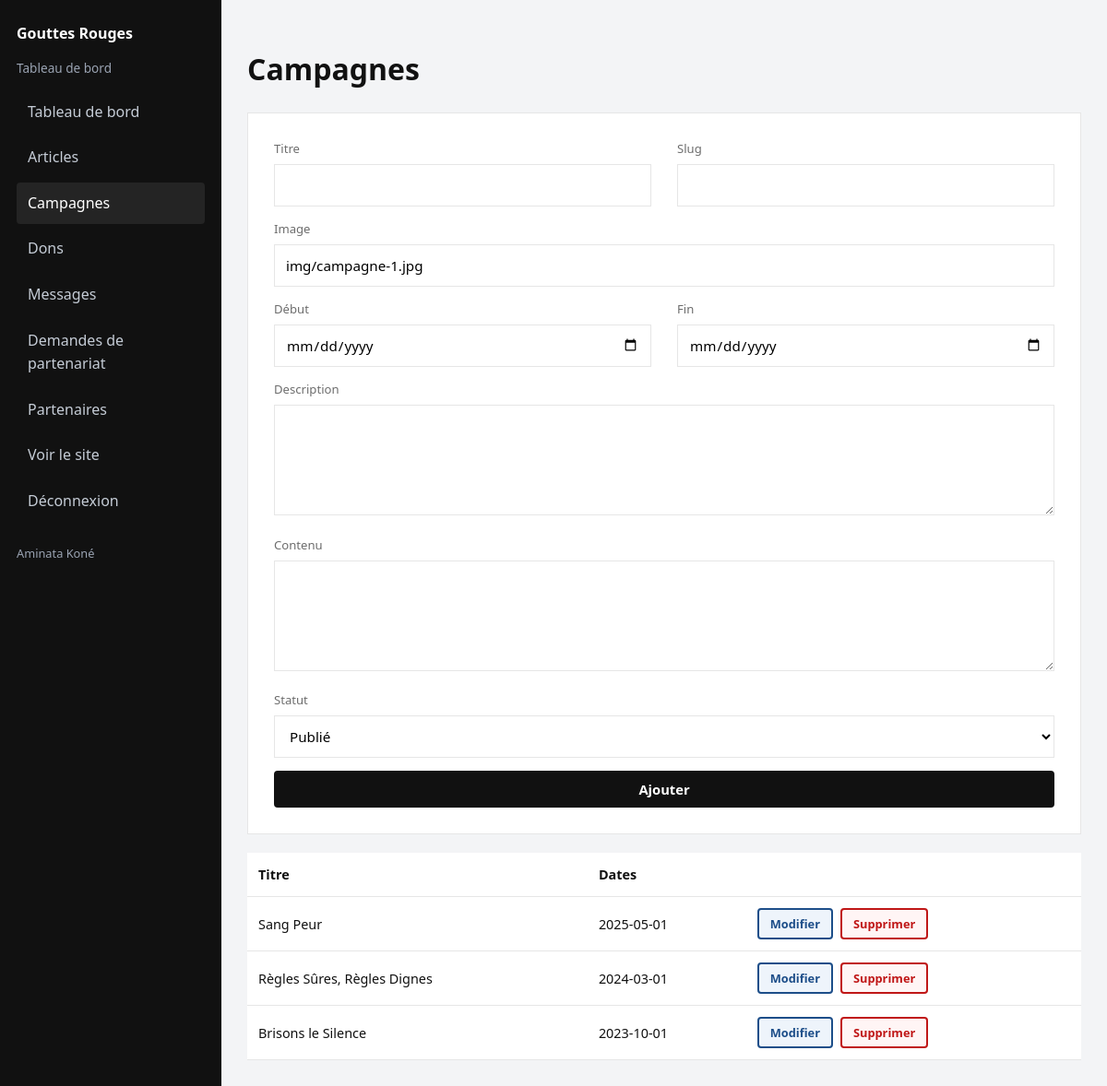
Page /admin/campagnes.php (signed in) on the committed database.
### tables this page shows
CREATE TABLE campagnes (
  id INT UNSIGNED AUTO_INCREMENT PRIMARY KEY,
  titre VARCHAR(180) NOT NULL,
  slug VARCHAR(180) NOT NULL UNIQUE,
  image VARCHAR(255) DEFAULT NULL,
  description TEXT,
  contenu MEDIUMTEXT,
  date_debut DATE DEFAULT NULL,
  date_fin DATE DEFAULT NULL,
  statut ENUM('brouillon','publie') DEFAULT 'publie',
  created_at TIMESTAMP DEFAULT CURRENT_TIMESTAMP
);

### includes/functions.php (called while the page is built, shortened)
<?php
require_once __DIR__ . '/db.php';
function e(?string $value): string
{
    return htmlspecialchars((string) $value, ENT_QUOTES, 'UTF-8');
}

### includes/db.php (called while the page is built, shortened)
<?php
function pdo(): ?PDO
{
    static $pdo = null;
    static $attempted = false;
    if ($attempted) {
        return $pdo;
    }
    try {
        $pdo = new PDO(
            'mysql:host=' . DB_HOST . ';dbname=' . DB_NAME . ';charset=' . DB_CHARSET,
            DB_USER,
            DB_PASS,
            [
                PDO::ATTR_ERRMODE => PDO::ERRMODE_EXCEPTION,
                PDO::ATTR_DEFAULT_FETCH_MODE => PDO::FETCH_ASSOC,
                PDO::ATTR_EMULATE_PREPARES => false,
            ]
        );
    } catch (Throwable $e) {
        $pdo = null;
    }
    return $pdo;
}
function db_all(string $sql, array $params = []): array
{
    $db = pdo();
    $stmt = $db->prepare($sql);
    $stmt->execute($params);
    return $stmt->fetchAll();
}

### admin/campagnes.php (the view, shortened to what this page needs)
<?php
$db = pdo();
$edit = ($db && isset($_GET['edit'])) ? db_one('SELECT * FROM campagnes WHERE id = ?', [(int) $_GET['edit']]) : null;
$campagnes = $db ? db_all('SELECT * FROM campagnes ORDER BY date_debut DESC') : fallback_campagnes();
require __DIR__ . '/includes/header.php';
?>
<?php if ($db): ?>
<form class="card" method="post" style="margin:20px 0">
  <div class="grid-2">
    <div class="field"><label>Titre</label><input name="titre" required value="<?= e($edit['titre'] ?? '') ?>"></div>
    <div class="field"><label>Slug</label><input name="slug" required value="<?= e($edit['slug'] ?? '') ?>"></div>
  </div>
  <div class="field"><label>Image</label><input name="image" value="<?= e($edit['image'] ?? 'img/campagne-1.jpg') ?>"></div>
  <div class="grid-2">
    <div class="field"><label>Début</label><input type="date" name="date_debut" value="<?= e($edit['date_debut'] ?? '') ?>"></div>
    <div class="field"><label>Fin</label><input type="date" name="date_fin" value="<?= e($edit['date_fin'] ?? '') ?>"></div>
  </div>
  <div class="field"><label>Description</label><textarea name="description"><?= e($edit['description'] ?? '') ?></textarea></div>
  <div class="field"><label>Contenu</label><textarea name="contenu"><?= e($edit['contenu'] ?? '') ?></textarea></div>
  <div class="field">
    <label>Statut</label>
    <select name="statut">
      <option value="publie">Publié</option>
    </select>
  </div>
  <button class="btn btn-save" type="submit"><?= $edit ? 'Mettre à jour' : 'Ajouter' ?></button>
</form>
<?php endif; ?>
<table class="data">
  <thead><tr><th>Titre</th><th>Dates</th><th></th></tr></thead>
  <tbody>
  <?php foreach ($campagnes as $campagne): ?>
    <tr>
      <td><?= e($campagne['titre']) ?></td>
      <td><?= e($campagne['date_debut'] ?? '') ?></td>
      <td>
        <?php if ($db && isset($campagne['id'])): ?>
          <div class="admin-actions">
            <a class="btn btn-edit" href="?edit=<?= (int) $campagne['id'] ?>">Modifier</a>
            <form method="post" onsubmit="return confirm('Supprimer ?')">
              <button class="btn btn-danger" type="submit">Supprimer</button>
            </form>
          </div>
        <?php endif; ?>
      </td>
    </tr>
  <?php endforeach; ?>
  </tbody>
</table>
<?php require __DIR__ . '/includes/footer.php'; ?>

### assets/css/style.css (style rules this page uses)
:root { --ink: #111111; --ink-soft: #3a3a3a; --muted: #6d6d6d; --line: #e6e6e6; --paper: #ffffff; --paper-alt: #f4f4f4; --paper-warm: #f5f5f5; --navy: #111111; --navy-2: #1a1a1a; --red: #c01717; --red-deep: #9a1111; --shadow: 0 10px 30px rgba(17, 17, 17, 0.06); --radius: 6px; --container: 1180px; --header: 84px; --font: "Outfit", "Segoe UI", sans-serif; }
*, *::before, *::after { box-sizing: border-box; }
html { scroll-behavior: smooth; }
body { margin: 0; font-family: var(--font); color: var(--ink); background: var(--paper); line-height: 1.6; font-size: 16px; }
a { color: inherit; text-decoration: none; }
button, input, select, textarea { font-family: inherit; }
.btn { display: inline-flex; align-items: center; justify-content: center; gap: 8px; min-height: 46px; padding: 0 22px; border-radius: 4px; border: 1px solid transparent; font-weight: 600; font-size: 0.92rem; cursor: pointer; transition: 0.2s ease; }
.grid-2 { display: grid; grid-template-columns: 1fr 1fr; gap: 28px; }
.card { background: #fff; border: 1px solid var(--line); padding: 28px; }
.card .btn { width: 100%; }
.field { margin-bottom: 14px; }
.field label { display: block; font-size: 0.82rem; color: var(--muted); margin-bottom: 6px; }
.field input, .field select, .field textarea { width: 100%; min-height: 46px; border: 1px solid var(--line); background: #fff; padding: 0 12px; font-size: 0.95rem; }
.field textarea { min-height: 120px; padding: 12px; resize: vertical; }
.admin-body { background: #f3f4f6; }
table.data { width: 100%; border-collapse: collapse; background: #fff; }
table.data th, table.data td { border-bottom: 1px solid var(--line); text-align: left; padding: 12px; font-size: 0.9rem; }
.admin-body .btn { border-width: 2px; border-style: solid; min-height: 40px; padding: 0 16px; }
.admin-body .btn-dark, .admin-body .btn-save { background: #111111; color: #fff; border-color: #111111; }
.admin-body .btn-edit { background: #eef4fb; color: #1d4e89; border-color: #1d4e89; }
.admin-body .btn-danger { background: #fff5f5; color: #c01717; border-color: #c01717; }
.admin-actions { display: flex; flex-wrap: wrap; gap: 8px; align-items: center; }
.admin-actions .btn { min-height: 34px; font-size: 0.8rem; padding: 0 12px; text-decoration: none; }
.admin-actions form { display: inline; margin: 0; }

### rows in the picture
campagnes: titre "Sang Peur", date_debut "2025-05-01"
campagnes: titre "Règles Sûres, Règles Dignes", date_debut "2024-03-01"
campagnes: titre "Brisons le Silence", date_debut "2023-10-01"

### other values in the picture
$adminTitle "Campagnes"
